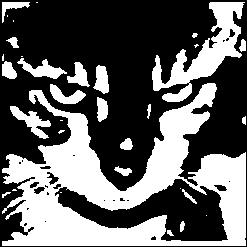
#> input picture code/phog code/binary_image.jpg, 247 x 247 px, found by its file name
$ python phogcv.py   (older library calls are emulated)
#> lines starting #> are read from the running program, lines starting #| are printed output that depends on the picture
#> further down, img is the input picture: shape (247, 247, 3); min 0, max 255, mean 98.3
import cv2
import numpy as np

def phog(img, bin_size=9, levels=3):
    # Convert the image to grayscale
#> called with bin_size = 9, levels = 3
    gray = cv2.cvtColor(img, cv2.COLOR_BGR2GRAY)

    # Calculate gradient magnitude and orientation
    gradient_magnitude, gradient_orientation = cv2.cartToPolar(cv2.Sobel(gray, cv2.CV_64F, 1, 0, ksize=3), cv2.Sobel(gray, cv2.CV_64F, 0, 1, ksize=3))
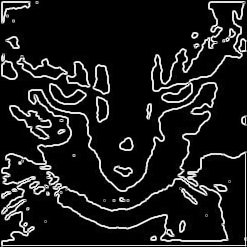
#> gradient_magnitude: shape (247, 247) float64; min 0, max 1140.4, mean 129.3; drawn with min black and max white
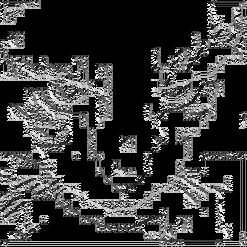
#> gradient_orientation: shape (247, 247) float64; min 0, max 6.28, mean 1.48; drawn with min black and max white

    # Create a list to store the histograms at each scale
    histograms = []

    # Create the pyramid using cv2.pyrDown()
    pyramid = [gray]
    for i in range(levels-1):
        pyramid.append(cv2.pyrDown(pyramid[-1]))
#> after the loop, pyramid = 3 items

    # For each scale in the pyramid
    for i, level in enumerate(pyramid):
        # Create a histogram of gradient orientations
        histogram, _ = np.histogram(gradient_orientation[:level.shape[0], :level.shape[1]], bins=bin_size, range=(0, 180), weights=gradient_magnitude[:level.shape[0], :level.shape[1]])

        # Normalize the histogram
        histogram = histogram / np.sum(histogram)

        # Add the histogram to the list
        histograms.append(histogram)
#> this loop made 3 passes
#> after the loop, histograms = [[1, 0, 0, 0, 0, 0, 0, 0, 0], [1, 0, 0, 0, 0, 0, 0, 0, 0], [1, 0, 0, 0, 0, 0, 0, 0, 0]]

    # Concatenate the histograms from all scales into a single feature vector
    phog_descriptor = np.concatenate(histograms)
#> phog_descriptor = 27 values, max 1 at index 0, min 0 at index 1, mean 0.111

    return phog_descriptor
readim = '..\\Cat_Identifier\\code\\phog code\\binary_image.jpg'
img = cv2.imread(readim,1)
phog_descriptor = phog(img)

cv2.imshow(phog_descriptor)
